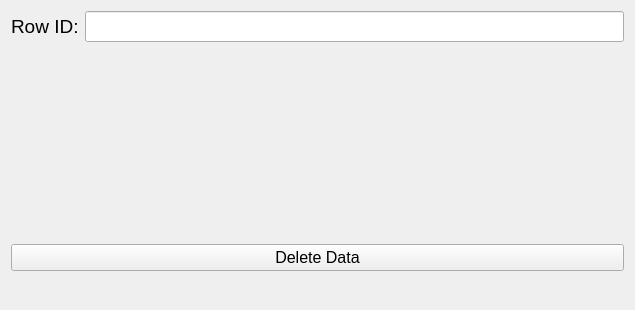
<?xml version="1.0" encoding="UTF-8"?>
<ui version="4.0">
 <class>Widget</class>
 <widget class="QWidget" name="Widget">
  <property name="geometry">
   <rect>
    <x>0</x>
    <y>0</y>
    <width>635</width>
    <height>310</height>
   </rect>
  </property>
  <property name="windowTitle">
   <string>Widget</string>
  </property>
  <layout class="QVBoxLayout" name="verticalLayout_2">
   <item>
    <layout class="QVBoxLayout" name="verticalLayout">
     <item>
      <layout class="QHBoxLayout" name="horizontalLayout">
       <item>
        <widget class="QLabel" name="label">
         <property name="font">
          <font>
           <pointsize>14</pointsize>
          </font>
         </property>
         <property name="text">
          <string>Row ID:</string>
         </property>
        </widget>
       </item>
       <item>
        <widget class="QLineEdit" name="lineEditRow">
         <property name="font">
          <font>
           <pointsize>14</pointsize>
          </font>
         </property>
        </widget>
       </item>
      </layout>
     </item>
     <item>
      <spacer name="verticalSpacer">
       <property name="orientation">
        <enum>Qt::Vertical</enum>
       </property>
       <property name="sizeHint" stdset="0">
        <size>
         <width>20</width>
         <height>40</height>
        </size>
       </property>
      </spacer>
     </item>
     <item>
      <widget class="QPushButton" name="pushButton">
       <property name="font">
        <font>
         <pointsize>12</pointsize>
        </font>
       </property>
       <property name="text">
        <string>Delete Data</string>
       </property>
      </widget>
     </item>
     <item>
      <widget class="QLabel" name="label_2">
       <property name="font">
        <font>
         <pointsize>14</pointsize>
         <bold>true</bold>
        </font>
       </property>
       <property name="text">
        <string/>
       </property>
      </widget>
     </item>
    </layout>
   </item>
  </layout>
 </widget>
 <resources/>
 <connections/>
</ui>
